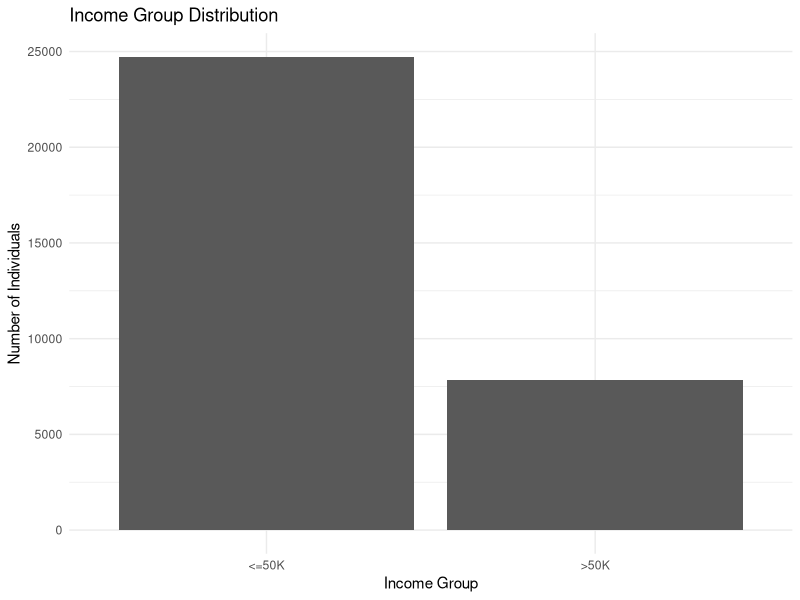
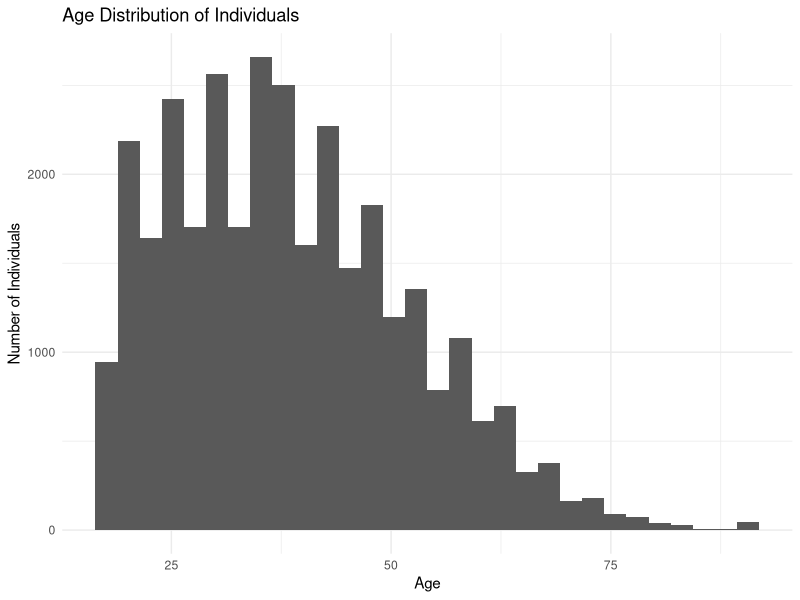
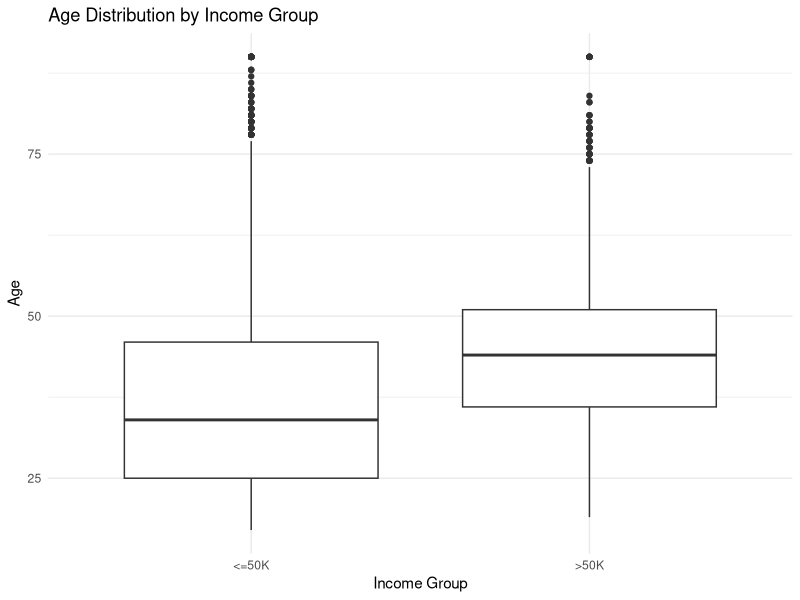
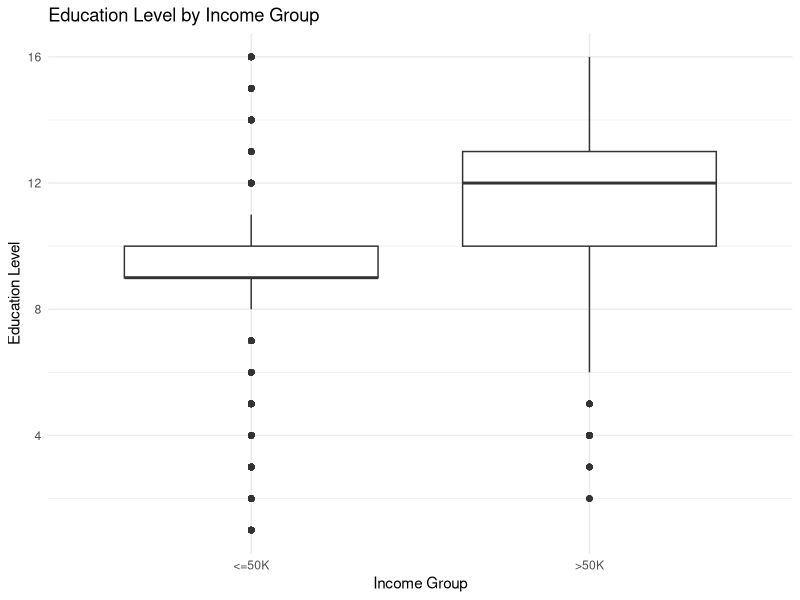
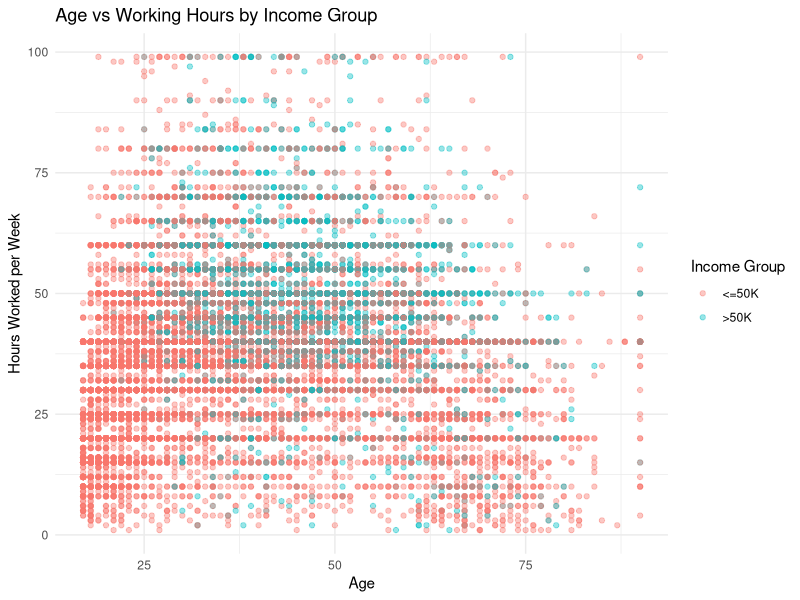
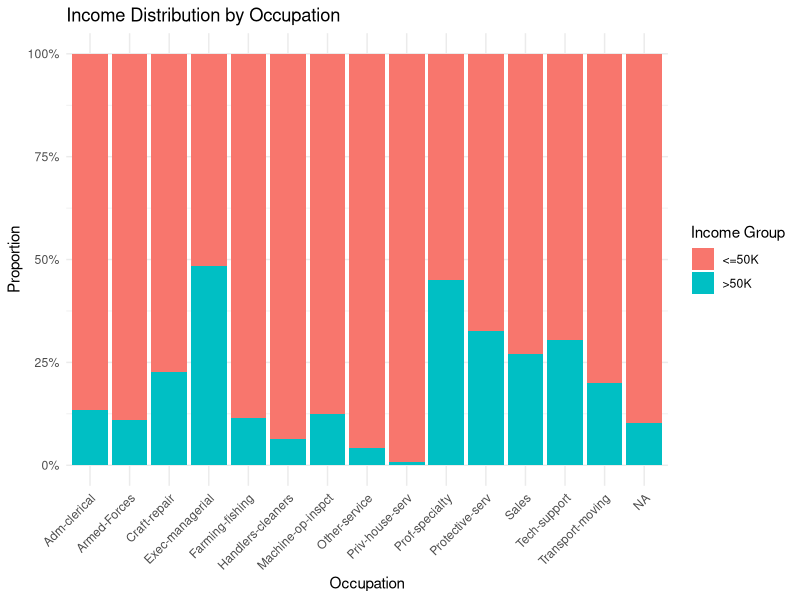
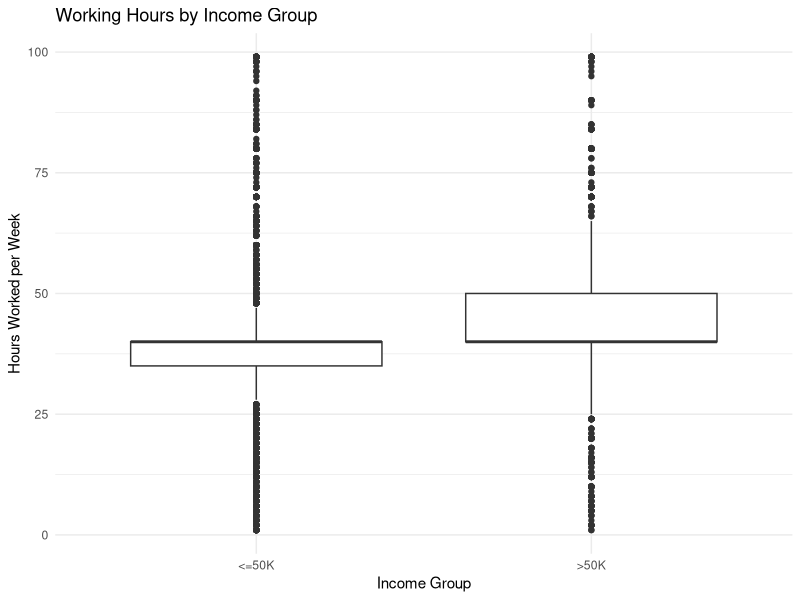
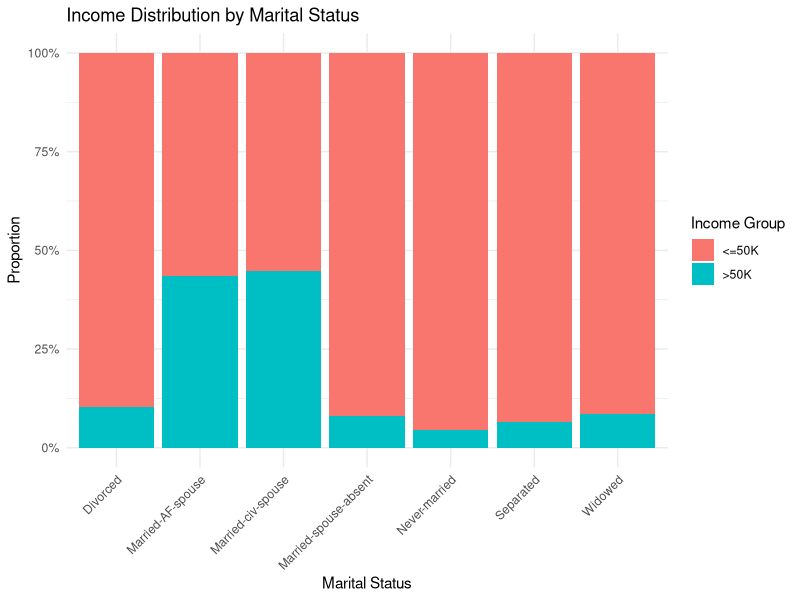

Generate these figures, in order, with R:
# ==========================================
# WEEK 2 - DATA VISUALIZATION AND
# INSIGHT COMMUNICATION USING R
# ==========================================

# Load required library
library(ggplot2)

# Set working directory
setwd("C:/Users/Shreya/OneDrive/Desktop/Week1_R_Internship")

# Load the cleaned Adult dataset
adult <- read.csv(
  "adult_cleaned.csv",
  stringsAsFactors = FALSE
)

# Inspect the dataset
str(adult)
dim(adult)
head(adult)




# ==========================================
# VISUALIZATION 1: INCOME DISTRIBUTION
# ==========================================

ggplot(adult, aes(x = income)) +
  geom_bar() +
  labs(
    title = "Income Group Distribution",
    x = "Income Group",
    y = "Number of Individuals"
  ) +
  theme_minimal()



# ==========================================
# VISUALIZATION 2: AGE DISTRIBUTION
# ==========================================

ggplot(adult, aes(x = age)) +
  geom_histogram(bins = 30) +
  labs(
    title = "Age Distribution of Individuals",
    x = "Age",
    y = "Number of Individuals"
  ) +
  theme_minimal()



# ==========================================
# VISUALIZATION 3: AGE VS INCOME
# ==========================================

ggplot(adult, aes(x = income, y = age)) +
  geom_boxplot() +
  labs(
    title = "Age Distribution by Income Group",
    x = "Income Group",
    y = "Age"
  ) +
  theme_minimal()




# ==========================================
# VISUALIZATION 4: EDUCATION VS INCOME
# ==========================================

ggplot(adult, aes(x = income, y = education.num)) +
  geom_boxplot() +
  labs(
    title = "Education Level by Income Group",
    x = "Income Group",
    y = "Education Level"
  ) +
  theme_minimal()



# ============================================
# VISUALIZATION 5: AGE VS WORKING HOURS
# ============================================

ggplot(adult, aes(x = age, y = hours.per.week, color = income)) +
  geom_point(alpha = 0.4) +
  labs(
    title = "Age vs Working Hours by Income Group",
    x = "Age",
    y = "Hours Worked per Week",
    color = "Income Group"
  ) +
  theme_minimal()



# ==========================================
# VISUALIZATION 6: INCOME BY OCCUPATION
# ==========================================

ggplot(adult, aes(x = occupation, fill = income)) +
  geom_bar(position = "fill") +
  labs(
    title = "Income Distribution by Occupation",
    x = "Occupation",
    y = "Proportion",
    fill = "Income Group"
  ) +
  scale_y_continuous(labels = scales::percent) +
  theme_minimal() +
  theme(
    axis.text.x = element_text(angle = 45, hjust = 1)
  )



# ==========================================
# VISUALIZATION 7: WORKING HOURS VS INCOME
# ==========================================

ggplot(adult, aes(x = income, y = hours.per.week)) +
  geom_boxplot() +
  labs(
    title = "Working Hours by Income Group",
    x = "Income Group",
    y = "Hours Worked per Week"
  ) +
  theme_minimal()



# ============================================
# VISUALIZATION 8: INCOME BY MARITAL STATUS
# ============================================

ggplot(adult, aes(x = marital.status, fill = income)) +
  geom_bar(position = "fill") +
  labs(
    title = "Income Distribution by Marital Status",
    x = "Marital Status",
    y = "Proportion",
    fill = "Income Group"
  ) +
  scale_y_continuous(labels = scales::percent) +
  theme_minimal() +
  theme(
    axis.text.x = element_text(angle = 45, hjust = 1)
  )




# ============================================
# VISUALIZATION 9: INCOME BY SEX
# ============================================

ggplot(adult, aes(x = sex, fill = income)) +
  geom_bar(position = "fill") +
  labs(
    title = "Income Distribution by Sex",
    x = "Sex",
    y = "Proportion",
    fill = "Income Group"
  ) +
  scale_y_continuous(labels = scales::percent) +
  theme_minimal()




# ============================================
# VISUALIZATION 10: CORRELATION HEATMAP
# ============================================

correlation_data <- adult[, c(
  "age",
  "education.num",
  "capital.gain",
  "capital.loss",
  "hours.per.week"
)]

correlation_matrix <- cor(correlation_data)

correlation_df <- as.data.frame(as.table(correlation_matrix))

ggplot(correlation_df,
       aes(x = Var1, y = Var2, fill = Freq)) +
  geom_tile() +
  geom_text(aes(label = round(Freq, 2)), size = 4) +
  labs(
    title = "Correlation Heatmap of Numerical Variables",
    x = "Variables",
    y = "Variables",
    fill = "Correlation"
  ) +
  theme_minimal() +
  theme(
    axis.text.x = element_text(angle = 45, hjust = 1)
  )
